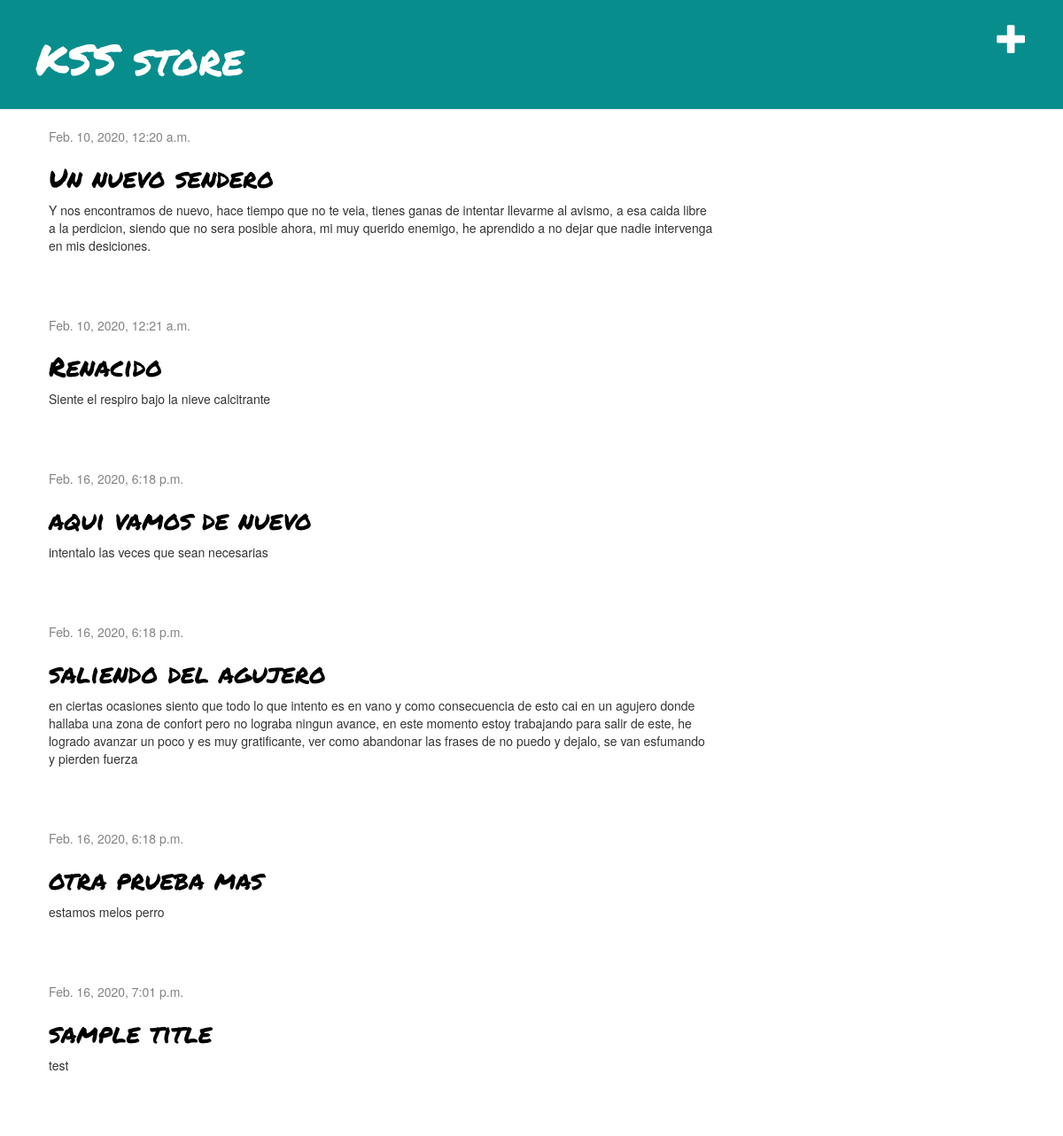
The page / on the database its author committed.
### blog/models.py (models this page shows)
class Post(models.Model):
    autor = models.ForeignKey('auth.User', on_delete=models.CASCADE)
    title = models.CharField(max_length=200)
    text = models.TextField()
    created_date = models.DateTimeField(default=timezone.now)
    published_date = models.DateTimeField( blank=True, null=True)

### blog/views.py (the view)
# urls.py: path('', views.post_list, name='post_list'),
def post_list(request):
    posts = Post.objects.filter(published_date__lte=timezone.now()).order_by('published_date')
    return render(request, 'blog/post_list.html', {'posts': posts})

### blog/templates/blog/post_list.html
{% extends 'blog/base.html' %}
{% block content %}
    {% for post in posts %}
        <div class="post">
            <div class="date">
                {{ post.published_date }}
            </div>
            <h2><a href="{% url 'post_detail' pk=post.pk %}">{{ post.title }}</a></h2>
            <p>{{ post.text|linebreaksbr }}</p>
        </div>
    {% endfor %}
{% endblock %}

### blog/static/css/blog.css (style rules this page uses)
h1, h2, h3, h4 { font-family:'Permanent Marker', cursive; }
.date { color: #828282; }
.post { margin-bottom: 70px; }
.post h2 a, .post h2 a:visited { color: #000000; }

### rows shown on the page
Post: published_date "Feb. 10, 2020, 12:20 a.m.", title "Un nuevo sendero", text "Y nos encontramos de nuevo, hace tiempo que no te veia, tienes ganas de intentar llevarme al avismo, a esa caida libre a la perdicion, siendo que no sera posible ahora, mi muy querido enemigo, he aprendido a no dejar que nadie intervenga en mis desiciones."
Post: published_date "Feb. 10, 2020, 12:21 a.m.", title "Renacido", text "Siente el respiro bajo la nieve calcitrante"
Post: published_date "Feb. 16, 2020, 6:18 p.m.", title "aqui vamos de nuevo", text "intentalo las veces que sean necesarias"
Post: published_date "Feb. 16, 2020, 6:18 p.m.", title "saliendo del agujero", text "en ciertas ocasiones siento que todo lo que intento es en vano y como consecuencia de esto cai en un agujero donde hallaba una zona de confort pero no lograba ningun avance, en este momento estoy trabajando para salir de este, he logrado avanzar un poco y es muy gratificante, ver como abandonar las frases de no puedo y dejalo, se van esfumando y pierden fuerza"
Post: published_date "Feb. 16, 2020, 6:18 p.m.", title "otra prueba mas", text "estamos melos perro"
Post: published_date "Feb. 16, 2020, 7:01 p.m.", title "sample title", text "test"
